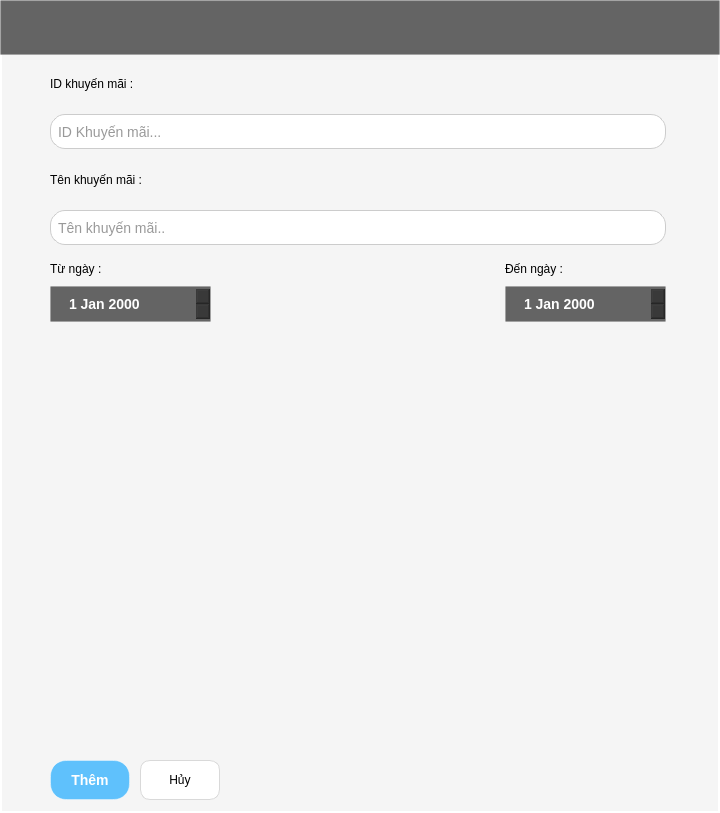
<?xml version="1.0" encoding="UTF-8"?>
<ui version="4.0">
 <class>Form</class>
 <widget class="QWidget" name="Form">
  <property name="geometry">
   <rect>
    <x>0</x>
    <y>0</y>
    <width>720</width>
    <height>813</height>
   </rect>
  </property>
  <property name="windowTitle">
   <string>MainWindow</string>
  </property>
  <property name="styleSheet">
   <string notr="true">#Form {
background: #F5F5F5;
border-bottom-radius : 10px;
border : 2px solid white ;
}</string>
  </property>
  <widget class="QWidget" name="centralwidget" native="true">
   <property name="geometry">
    <rect>
     <x>0</x>
     <y>0</y>
     <width>720</width>
     <height>751</height>
    </rect>
   </property>
   <property name="minimumSize">
    <size>
     <width>0</width>
     <height>751</height>
    </size>
   </property>
   <widget class="QLabel" name="them_sua_label">
    <property name="geometry">
     <rect>
      <x>0</x>
      <y>0</y>
      <width>720</width>
      <height>55</height>
     </rect>
    </property>
    <property name="font">
     <font>
      <pointsize>-1</pointsize>
      <weight>75</weight>
      <bold>true</bold>
     </font>
    </property>
    <property name="styleSheet">
     <string notr="true">QLabel {
    background-color:  rgba(40, 40, 40, 180); /* Nền xanh trong suốt */
    color: white;
    font-weight: bold;
    font-size: 14px;

    padding: 8px 16px;
    
    /* Viền sáng */
    border: 1.5px solid rgba(255, 255, 255, 0.4);
    
    /* Đổ bóng - QSS hỗ trợ giới hạn */
    border-style: outset;
    border-width: 1px;
    
    /* Gradient xanh */
}

</string>
    </property>
    <property name="text">
     <string/>
    </property>
   </widget>
   <widget class="QWidget" name="layoutWidget">
    <property name="geometry">
     <rect>
      <x>50</x>
      <y>60</y>
      <width>616</width>
      <height>684</height>
     </rect>
    </property>
    <layout class="QGridLayout" name="gridLayout">
     <item row="3" column="0">
      <widget class="QWidget" name="table_widget" native="true">
       <property name="minimumSize">
        <size>
         <width>614</width>
         <height>398</height>
        </size>
       </property>
       <property name="styleSheet">
        <string notr="true">/* Tổng thể bảng với phong cách Glassmorphism */
QTableWidget {
    background-color:  rgba(40, 40, 40, 180); /* Nền đen mờ, tăng độ trong suốt */
    border: 1px solid rgba(255, 255, 255, 0.2); /* Viền trắng mờ nhẹ */
    border-radius: 10px; /* Bo góc mềm mại */
    color: #ffffff; /* Chữ trắng để nổi bật */
    font-family: &quot;Arial&quot;, sans-serif;
    font-size: 14px;
	gridline-color: transparent;
}

/* Tiêu đề cột (header) */
QHeaderView::section {
    background-color: rgba(30, 30, 30, 180);
 /* Nền header đen mờ hơn một chút */
    color: #ffffff;
    padding: 8px;
    border: none;
    border-bottom: 1px solid rgba(255, 255, 255, 0.2);
    font-weight: bold;
}

/* Hiệu ứng hover cho tiêu đề */
QHeaderView::section:hover {
    background-color: rgba(0, 0, 0, 0.6); /* Sáng nhẹ khi hover */
    transition: background-color 0.3s ease; /* Hiệu ứng chuyển màu mượt */
}

/* Các ô trong bảng */
QTableWidget::item {
    padding: 8px;
    border: none;
    background-color: transparent;
}

/* Hiệu ứng khi chọn ô */
QTableWidget::item:selected {
    background-color: rgba(66, 165, 245, 0.4); /* Màu xanh dương mờ khi chọn */
    color: #ffffff;
}

/* Hiệu ứng hover cho ô */
QTableWidget::item:hover {
    background-color: rgba(255, 255, 255, 0.1); /* Sáng nhẹ khi rê chuột */
    transition: background-color 0.3s ease; /* Chuyển màu mượt mà */
}

/* Thanh cuộn dọc */
QScrollBar:vertical {
    background: rgba(0, 0, 0, 0.3); /* Nền đen mờ hơn */
    width: 10px;
    margin: 0px;
    border-radius: 5px;
}

QScrollBar::handle:vertical {
    background: linear-gradient(to bottom, rgba(66, 165, 245, 0.6), rgba(30, 136, 229, 0.6)); /* Gradient xanh dương mờ */
    border-radius: 5px;
}

QScrollBar::handle:vertical:hover {
    background: linear-gradient(to bottom, rgba(100, 181, 246, 0.7), rgba(66, 165, 245, 0.7)); /* Sáng hơn khi hover */
    transition: background 0.3s ease;
}

QScrollBar::add-line:vertical,
QScrollBar::sub-line:vertical {
    background: none;
}

QScrollBar::add-page:vertical,
QScrollBar::sub-page:vertical {
    background: none;
}

/* Thanh cuộn ngang */
QScrollBar:horizontal {
    background: rgba(0, 0, 0, 0.3); /* Nền đen mờ hơn */
    height: 10px;
    margin: 0px;
    border-radius: 5px;
}

QScrollBar::handle:horizontal {
    background: linear-gradient(to right, rgba(66, 165, 245, 0.6), rgba(30, 136, 229, 0.6)); /* Gradient xanh dương mờ */
    border-radius: 5px;
}

QScrollBar::handle:horizontal:hover {
    background: linear-gradient(to right, rgba(100, 181, 246, 0.7), rgba(66, 165, 245, 0.7)); /* Sáng hơn khi hover */
    transition: background 0.3s ease;
}

QScrollBar::add-line:horizontal,
QScrollBar::sub-line:horizontal {
    background: none;
}

QScrollBar::add-page:horizontal,
QScrollBar::sub-page:horizontal {
    background: none;
}</string>
       </property>
       <widget class="QWidget" name="widget" native="true">
        <property name="geometry">
         <rect>
          <x>20</x>
          <y>389</y>
          <width>120</width>
          <height>61</height>
         </rect>
        </property>
       </widget>
      </widget>
     </item>
     <item row="0" column="0">
      <layout class="QVBoxLayout" name="verticalLayout">
       <item>
        <widget class="QLabel" name="label_2">
         <property name="minimumSize">
          <size>
           <width>101</width>
           <height>31</height>
          </size>
         </property>
         <property name="font">
          <font>
           <pointsize>9</pointsize>
          </font>
         </property>
         <property name="text">
          <string>ID khuyến mãi : </string>
         </property>
        </widget>
       </item>
       <item>
        <widget class="QLineEdit" name="input_Id_khuyenmai">
         <property name="minimumSize">
          <size>
           <width>610</width>
           <height>35</height>
          </size>
         </property>
         <property name="styleSheet">
          <string notr="true">QLineEdit {
    background-color: #ffffff; /* Màu nền trắng */
    border: 1px solid #cccccc; /* Viền xám nhạt */
    border-radius: 15px; /* Bo góc */
    padding: 5px; /* Khoảng cách bên trong */
    font-size: 14px;
    color: #333333;
}

/* Hiệu ứng khi ô nhập liệu được chọn */
QLineEdit:focus {
    border: 1px solid #4a90e2; /* Viền xanh khi focus */
    background-color: #e6f0fa; /* Nền xanh nhạt khi focus */
}</string>
         </property>
         <property name="placeholderText">
          <string>ID Khuyến mãi...</string>
         </property>
        </widget>
       </item>
      </layout>
     </item>
     <item row="1" column="0">
      <layout class="QVBoxLayout" name="verticalLayout_2">
       <item>
        <widget class="QLabel" name="label_3">
         <property name="minimumSize">
          <size>
           <width>101</width>
           <height>31</height>
          </size>
         </property>
         <property name="font">
          <font>
           <pointsize>9</pointsize>
          </font>
         </property>
         <property name="text">
          <string>Tên khuyến mãi : </string>
         </property>
        </widget>
       </item>
       <item>
        <widget class="QLineEdit" name="input_ten_khuyenmai">
         <property name="minimumSize">
          <size>
           <width>610</width>
           <height>35</height>
          </size>
         </property>
         <property name="styleSheet">
          <string notr="true">QLineEdit {
    background-color: #ffffff; /* Màu nền trắng */
    border: 1px solid #cccccc; /* Viền xám nhạt */
    border-radius: 15px; /* Bo góc */
    padding: 5px; /* Khoảng cách bên trong */
    font-size: 14px;
    color: #333333;
}

/* Hiệu ứng khi ô nhập liệu được chọn */
QLineEdit:focus {
    border: 1px solid #4a90e2; /* Viền xanh khi focus */
    background-color: #e6f0fa; /* Nền xanh nhạt khi focus */
}</string>
         </property>
         <property name="placeholderText">
          <string>Tên khuyến mãi..</string>
         </property>
        </widget>
       </item>
      </layout>
     </item>
     <item row="2" column="0">
      <layout class="QHBoxLayout" name="horizontalLayout_3">
       <property name="bottomMargin">
        <number>18</number>
       </property>
       <item>
        <layout class="QVBoxLayout" name="verticalLayout_3">
         <property name="spacing">
          <number>0</number>
         </property>
         <item>
          <widget class="QLabel" name="label_5">
           <property name="minimumSize">
            <size>
             <width>71</width>
             <height>27</height>
            </size>
           </property>
           <property name="font">
            <font>
             <pointsize>9</pointsize>
            </font>
           </property>
           <property name="text">
            <string>Từ ngày : </string>
           </property>
          </widget>
         </item>
         <item>
          <widget class="QDateEdit" name="start_date">
           <property name="minimumSize">
            <size>
             <width>161</width>
             <height>30</height>
            </size>
           </property>
           <property name="styleSheet">
            <string notr="true">QDateEdit {
    background-color:  rgba(40, 40, 40, 180); /* Nền xanh trong suốt */
    color: white;
    font-weight: bold;
    font-size: 14px;

    padding: 8px 16px;
    
    /* Viền sáng */
    border: 1.5px solid rgba(255, 255, 255, 0.4);
    
    /* Đổ bóng - QSS hỗ trợ giới hạn */
    border-style: outset;
    border-width: 1px;
    
    /* Gradient xanh */
}

</string>
           </property>
          </widget>
         </item>
        </layout>
       </item>
       <item>
        <spacer name="horizontalSpacer">
         <property name="orientation">
          <enum>Qt::Horizontal</enum>
         </property>
         <property name="sizeHint" stdset="0">
          <size>
           <width>40</width>
           <height>20</height>
          </size>
         </property>
        </spacer>
       </item>
       <item>
        <layout class="QVBoxLayout" name="verticalLayout_4">
         <property name="spacing">
          <number>0</number>
         </property>
         <item>
          <widget class="QLabel" name="label_6">
           <property name="minimumSize">
            <size>
             <width>71</width>
             <height>30</height>
            </size>
           </property>
           <property name="font">
            <font>
             <pointsize>9</pointsize>
            </font>
           </property>
           <property name="text">
            <string>Đến ngày : </string>
           </property>
          </widget>
         </item>
         <item>
          <widget class="QDateEdit" name="end_date">
           <property name="minimumSize">
            <size>
             <width>161</width>
             <height>30</height>
            </size>
           </property>
           <property name="styleSheet">
            <string notr="true">QDateEdit {
    background-color:  rgba(40, 40, 40, 180); /* Nền xanh trong suốt */
    color: white;
    font-weight: bold;
    font-size: 14px;

    padding: 8px 16px;
    
    /* Viền sáng */
    border: 1.5px solid rgba(255, 255, 255, 0.4);
    
    /* Đổ bóng - QSS hỗ trợ giới hạn */
    border-style: outset;
    border-width: 1px;
    
    /* Gradient xanh */
}

</string>
           </property>
          </widget>
         </item>
        </layout>
       </item>
      </layout>
     </item>
    </layout>
   </widget>
  </widget>
  <widget class="QPushButton" name="them_btn">
   <property name="geometry">
    <rect>
     <x>50</x>
     <y>760</y>
     <width>80</width>
     <height>40</height>
    </rect>
   </property>
   <property name="minimumSize">
    <size>
     <width>80</width>
     <height>40</height>
    </size>
   </property>
   <property name="styleSheet">
    <string notr="true">QPushButton {
    background-color:  rgba(30, 170, 255, 0.7); /* Nền xanh trong suốt */
    color: white;
    font-weight: bold;
    font-size: 14px;
    border-radius: 16px;
    padding: 8px 16px;
    
    /* Viền sáng */
    border: 1.5px solid rgba(255, 255, 255, 0.4);
    
    /* Đổ bóng - QSS hỗ trợ giới hạn */
    border-style: outset;
    border-width: 1px;
    
    /* Gradient xanh */
}

QPushButton:hover {
    background-color: rgba(30, 170, 255, 0.5); /* Xanh sáng hơn khi hover */
    border: 1.5px solid rgba(255, 255, 255, 0.6);
}

QPushButton:pressed {
    background-color: rgba(0, 120, 200, 0.4);
    border: 1.5px solid rgba(255, 255, 255, 0.3);
    padding-top: 9px; /* Tạo hiệu ứng nhấn xuống */
    padding-left: 17px;
}
</string>
   </property>
   <property name="text">
    <string>Thêm</string>
   </property>
  </widget>
  <widget class="QPushButton" name="huy_btn">
   <property name="geometry">
    <rect>
     <x>140</x>
     <y>760</y>
     <width>80</width>
     <height>40</height>
    </rect>
   </property>
   <property name="minimumSize">
    <size>
     <width>80</width>
     <height>40</height>
    </size>
   </property>
   <property name="styleSheet">
    <string notr="true">#huy_btn {
 background-color: white;   /* Màu xanh dương Facebook-like */
  color: black;                /* Màu chữ */
           /* Khoảng cách trong nút */
  border: 1px solid #d9d9d9;   /* Viền xám nhạt hơn */
  font-family: Arial, sans-serif;
  font-size: 12px;
  border-radius: 10px;          /* Bo nhẹ góc (tuỳ chọn) */

}</string>
   </property>
   <property name="text">
    <string>Hủy</string>
   </property>
  </widget>
 </widget>
 <resources/>
 <connections/>
</ui>
